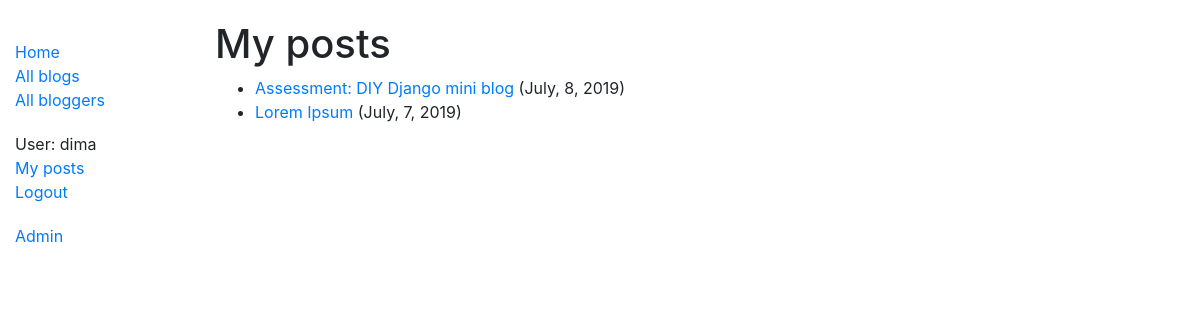
Screenshot of /blog/myposts/ (signed in) with the database file from the repository.
### blog/models.py (models this page shows, shortened)
class Post(models.Model):
	title = models.CharField(max_length=100)
	body = models.TextField()
	created_at = models.DateTimeField(auto_now_add=True)
	author = models.ForeignKey(Author, on_delete=models.SET_NULL, null=True)
	def format_created_at(self):
		return self.created_at.strftime('%B, %-d, %Y')
	def get_absolute_url(self):
		return reverse('post-detail', args=[str(self.id)])
	class Meta:
		ordering = ['-created_at']

### blog/views.py (the view)
# urls.py: path('myposts/', views.PostsByUserListView.as_view(), name='my-posts'),
class PostsByUserListView(LoginRequiredMixin, generic.ListView):
	model = Post
	template_name = 'blog/posts_by_user.html'
	def get_queryset(self):
		return Post.objects.filter(author=self.request.user.id)

### blog/templates/blog/posts_by_user.html (shortened to what this page needs)
{% extends "base_generic.html" %}
{% block content %}
	<h1>My posts</h1>
	{% if not post_list %}
		<p>You have no posts yet.</p>
	{% else %}
		<ul>
			{% for post in post_list %}
				<li>
					<a href="{{ post.get_absolute_url }}">{{ post.title }}</a> ({{ post.format_created_at }})
				</li>
			{% endfor %}
		</ul>
	{% endif %}
{% endblock %}

### blog/templates/base_generic.html (shortened to what this page needs)
<!DOCTYPE html>
<html>
<head>
	<link rel="stylesheet" href="https://stackpath.bootstrapcdn.com/bootstrap/4.1.3/css/bootstrap.min.css">
	{% load static %}
	<link rel="stylesheet" href="{% static 'css/styles.css' %}">
</head>
<body>
	<div class="container-fluid">
		<div class="row">
			<div class="col-sm-2">
				{% block sidebar %}
					<ul class="sidebar-nav">
						<li>
							<a href="{% url 'index' %}">Home</a>
						</li>
						<li>
							<a href="{% url 'posts' %}">All blogs</a>
						</li>
						<li>
							<a href="{% url 'authors' %}">All bloggers</a>
						</li>
					</ul>
					<ul class="sidebar-nav">
						{% if user.is_authenticated %}
							<li>
								User: {{ user.username }}
							</li>
							<li>
								<a href="{% url 'my-posts' %}">My posts</a>
							</li>
							<li>
								<a href="{% url 'logout' %}">Logout</a>
							</li>
						{% else %}
							<li>
								<a href="{% url 'login' %}">Login</a>
							</li>
						{% endif %}
					</ul>
					{% if user.is_superuser %}
						<ul class="sidebar-nav">
							<li>
								<a href="{% url 'admin:index' %}">Admin</a>
							</li>
						</ul>
					{% endif %}
				{% endblock %}
			</div>
			<div class="col-sm-10">
				{% block content %}
				{% endblock %}
			</div>
		</div>
	</div>
</body>
</html>

### blog/static/css/styles.css (style rules this page uses)
body { margin-top: 20px; }
.sidebar-nav { margin-top: 20px; padding: 0; list-style: none; }

### rows the page displays
Post: title "Assessment: DIY Django mini blog", format_created_at "July, 8, 2019"
Post: title "Lorem Ipsum", format_created_at "July, 7, 2019"

### other values shown
{{ user.username }} "dima"
